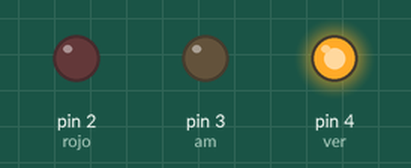
Recording of a sketch running on a simulated Arduino Uno, built with avr-gcc and run on an emulated ATmega328P. On the bench: output pins drawn as LEDs (lit = HIGH).

Above: at 1.0 s.
At 2.2 s:
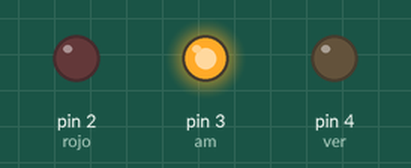
At 3.5 s:
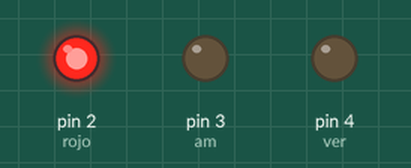
Timing chart, 0 to 5.9 s (numbered marks = the images above):
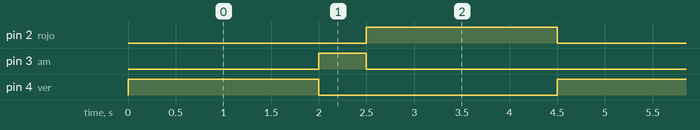

Measured:
- by itself, pin 2 (rojo), pin 4 (ver): alternates HIGH for 2.0 s and LOW for 2.5 s
- by itself, pin 3 (am): alternates HIGH for 0.50 s and LOW for 4.0 s
- by itself, everything shown: repeats every 4.5 s, in 4 steps

The sketch:

Semaforo_3_led.ino
```cpp
int rojo = 2;
int am = 3;
int ver = 4;

void setup() {
  pinMode(rojo, OUTPUT);
  pinMode(am, OUTPUT);
  pinMode(ver, OUTPUT);

  digitalWrite(rojo, LOW);
  digitalWrite(am, LOW);
  digitalWrite(ver, LOW);
}

void loop() {
  digitalWrite(ver, HIGH);
  delay(2000);
  digitalWrite(ver, LOW);
  digitalWrite(am, HIGH);
  delay(500);
  digitalWrite(am, LOW);
  digitalWrite(rojo, HIGH);
  delay(2000);
  digitalWrite(rojo, LOW);
}
```
